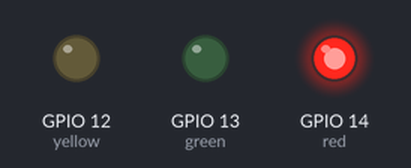
Recording of a program running on a simulated ESP32 board running MicroPython. Shown: output pins drawn as LEDs (lit = HIGH).

Above: at 1.5 s.
At 3.2 s:
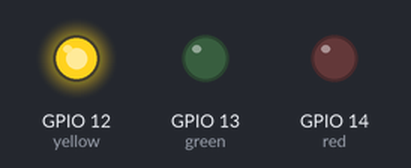
At 5.0 s:
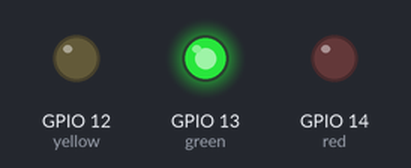
Timing chart, 0 to 9.1 s (numbered marks = the images above):
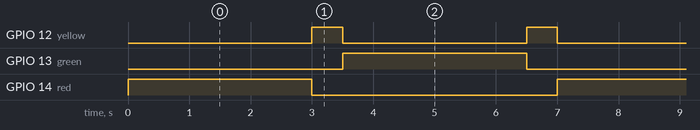

Measured:
- by itself, GPIO 12 (yellow): alternates HIGH for 0.50 s and LOW for 3.0 s
- by itself, GPIO 13 (green), GPIO 14 (red): alternates HIGH for 3.0 s and LOW for 4.0 s
- by itself, everything shown: repeats every 7.0 s, in 4 steps

The program:

work_1st_func.py
```python
from machine import Pin, PWM
import time

red = Pin(14, Pin.OUT)
green = Pin(13, Pin.OUT)
yellow = Pin(12, Pin.OUT)

#定义一个函数，初始化所有灯为灭的状态
def init_leds():
    #程序开始，初始化所有灯为灭的状态
    red.value(0)
    yellow.value(0)
    green.value(0)

#定义一个函数，先亮后灭，中间延时为delay， 单位毫秒
def toggle_led(led, delay) :
    led.value(1)
    time.sleep_ms(delay)
    led.value(0)


init_leds()

while True:						#死循环，代码不退出，一直循环后面的操作
    toggle_led(red, 3000)  		#红灯先亮后灭
    toggle_led(yellow, 500)		#黄灯先亮后灭
    toggle_led(green, 3000)		#绿灯先亮后灭
    toggle_led(yellow, 500)		#黄灯先亮后灭
```
